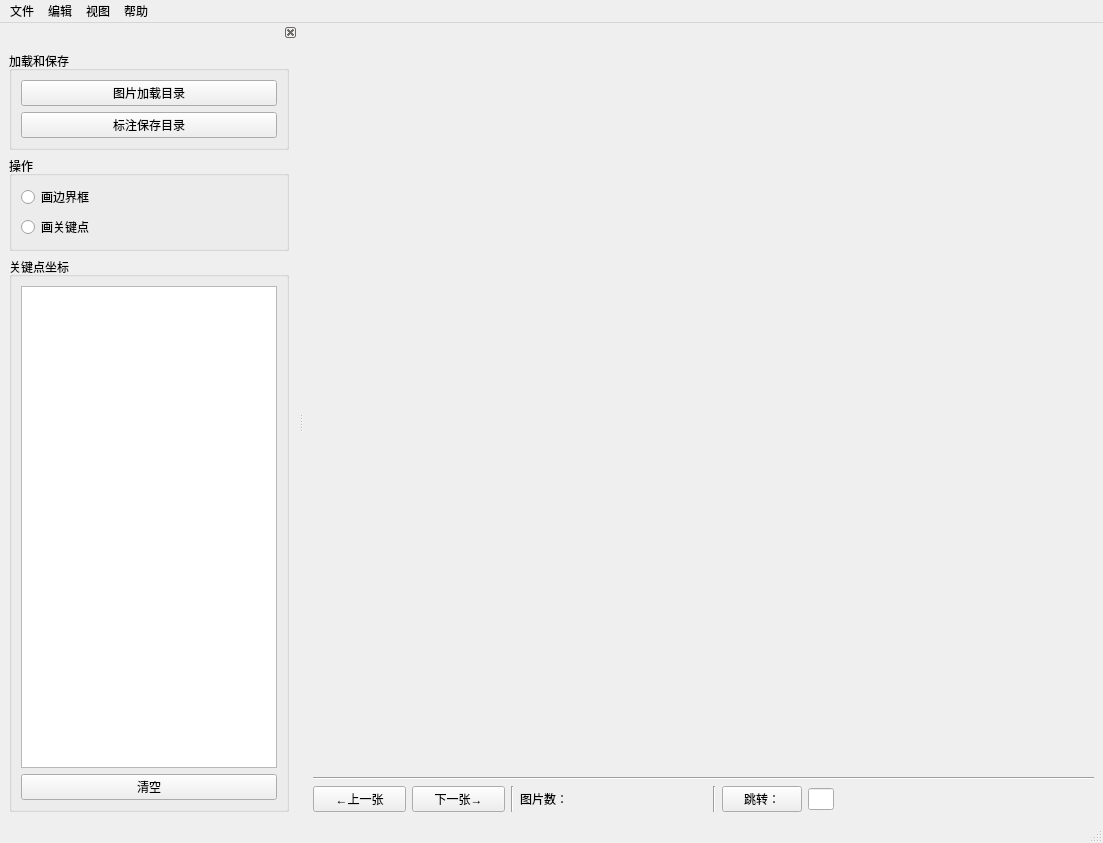
<?xml version="1.0" encoding="UTF-8"?>
<ui version="4.0">
 <class>MainWindow</class>
 <widget class="QMainWindow" name="MainWindow">
  <property name="geometry">
   <rect>
    <x>0</x>
    <y>0</y>
    <width>1103</width>
    <height>843</height>
   </rect>
  </property>
  <property name="windowTitle">
   <string>MainWindow</string>
  </property>
  <property name="animated">
   <bool>true</bool>
  </property>
  <widget class="QWidget" name="centralwidget">
   <layout class="QHBoxLayout" name="horizontalLayout_4">
    <item>
     <layout class="QVBoxLayout" name="verticalLayout_8" stretch="10,0">
      <item>
       <widget class="QWidget" name="widget" native="true"/>
      </item>
      <item>
       <layout class="QVBoxLayout" name="verticalLayout_5">
        <item>
         <widget class="Line" name="line">
          <property name="orientation">
           <enum>Qt::Horizontal</enum>
          </property>
         </widget>
        </item>
        <item>
         <layout class="QHBoxLayout" name="horizontalLayout_3" stretch="1,1,0,2,0,4">
          <item>
           <widget class="QPushButton" name="preButton">
            <property name="text">
             <string>←上一张</string>
            </property>
           </widget>
          </item>
          <item>
           <widget class="QPushButton" name="nextButton">
            <property name="text">
             <string>下一张→</string>
            </property>
           </widget>
          </item>
          <item>
           <widget class="Line" name="line_2">
            <property name="orientation">
             <enum>Qt::Vertical</enum>
            </property>
           </widget>
          </item>
          <item>
           <widget class="QLabel" name="number_label">
            <property name="text">
             <string>图片数：     </string>
            </property>
           </widget>
          </item>
          <item>
           <widget class="Line" name="line_3">
            <property name="orientation">
             <enum>Qt::Vertical</enum>
            </property>
           </widget>
          </item>
          <item>
           <layout class="QHBoxLayout" name="horizontalLayout_2" stretch="1,1,10">
            <item>
             <widget class="QPushButton" name="goButton">
              <property name="text">
               <string>跳转：</string>
              </property>
             </widget>
            </item>
            <item>
             <widget class="QLineEdit" name="lineEdit">
              <property name="text">
               <string/>
              </property>
             </widget>
            </item>
            <item>
             <spacer name="horizontalSpacer">
              <property name="orientation">
               <enum>Qt::Horizontal</enum>
              </property>
              <property name="sizeHint" stdset="0">
               <size>
                <width>40</width>
                <height>20</height>
               </size>
              </property>
             </spacer>
            </item>
           </layout>
          </item>
         </layout>
        </item>
       </layout>
      </item>
     </layout>
    </item>
   </layout>
  </widget>
  <widget class="QMenuBar" name="menubar">
   <property name="geometry">
    <rect>
     <x>0</x>
     <y>0</y>
     <width>1103</width>
     <height>26</height>
    </rect>
   </property>
   <widget class="QMenu" name="file_menu">
    <property name="title">
     <string>文件</string>
    </property>
    <addaction name="actionOpen"/>
    <addaction name="separator"/>
    <addaction name="actionSave"/>
   </widget>
   <widget class="QMenu" name="edit_menu">
    <property name="title">
     <string>编辑</string>
    </property>
   </widget>
   <widget class="QMenu" name="view_menu">
    <property name="title">
     <string>视图</string>
    </property>
    <addaction name="actionOptionBar"/>
   </widget>
   <widget class="QMenu" name="help_menu">
    <property name="title">
     <string>帮助</string>
    </property>
   </widget>
   <addaction name="file_menu"/>
   <addaction name="edit_menu"/>
   <addaction name="view_menu"/>
   <addaction name="help_menu"/>
  </widget>
  <widget class="QDockWidget" name="dock_optionbar">
   <property name="contextMenuPolicy">
    <enum>Qt::DefaultContextMenu</enum>
   </property>
   <property name="floating">
    <bool>false</bool>
   </property>
   <property name="features">
    <set>QDockWidget::DockWidgetClosable|QDockWidget::DockWidgetMovable</set>
   </property>
   <property name="allowedAreas">
    <set>Qt::LeftDockWidgetArea|Qt::RightDockWidgetArea</set>
   </property>
   <property name="windowTitle">
    <string extracomment="初始操作栏"/>
   </property>
   <attribute name="dockWidgetArea">
    <number>1</number>
   </attribute>
   <widget class="QWidget" name="dockWidgetContents_3">
    <layout class="QVBoxLayout" name="verticalLayout_4">
     <item>
      <widget class="QGroupBox" name="GBload_save">
       <property name="title">
        <string>加载和保存</string>
       </property>
       <layout class="QVBoxLayout" name="verticalLayout_3">
        <item>
         <widget class="QPushButton" name="loadButton">
          <property name="text">
           <string>图片加载目录</string>
          </property>
         </widget>
        </item>
        <item>
         <widget class="QPushButton" name="saveButton">
          <property name="text">
           <string>标注保存目录</string>
          </property>
         </widget>
        </item>
       </layout>
      </widget>
     </item>
     <item>
      <widget class="QGroupBox" name="GBopt">
       <property name="title">
        <string>操作</string>
       </property>
       <layout class="QVBoxLayout" name="verticalLayout_2">
        <item>
         <widget class="QRadioButton" name="bbox_radioButton">
          <property name="text">
           <string>画边界框</string>
          </property>
         </widget>
        </item>
        <item>
         <widget class="QRadioButton" name="kps_radioButton">
          <property name="text">
           <string>画关键点</string>
          </property>
         </widget>
        </item>
       </layout>
      </widget>
     </item>
     <item>
      <widget class="QGroupBox" name="GBkps">
       <property name="title">
        <string>关键点坐标</string>
       </property>
       <layout class="QVBoxLayout" name="verticalLayout">
        <item>
         <widget class="QListWidget" name="listWidget"/>
        </item>
        <item>
         <widget class="QPushButton" name="clearButton">
          <property name="text">
           <string>清空</string>
          </property>
         </widget>
        </item>
       </layout>
      </widget>
     </item>
    </layout>
   </widget>
  </widget>
  <widget class="QStatusBar" name="statusbar"/>
  <action name="actionOpen">
   <property name="checked">
    <bool>false</bool>
   </property>
   <property name="text">
    <string>OpenDir</string>
   </property>
   <property name="shortcut">
    <string>Ctrl+O</string>
   </property>
  </action>
  <action name="actionSave">
   <property name="checked">
    <bool>false</bool>
   </property>
   <property name="text">
    <string>SaveDir</string>
   </property>
   <property name="shortcut">
    <string>Ctrl+S</string>
   </property>
  </action>
  <action name="actionOptionBar">
   <property name="checkable">
    <bool>true</bool>
   </property>
   <property name="checked">
    <bool>true</bool>
   </property>
   <property name="text">
    <string>OptionBar</string>
   </property>
   <property name="toolTip">
    <string>&lt;html&gt;&lt;head/&gt;&lt;body&gt;&lt;p&gt;打开操作栏&lt;/p&gt;&lt;/body&gt;&lt;/html&gt;</string>
   </property>
   <property name="shortcut">
    <string>Ctrl+Q</string>
   </property>
  </action>
 </widget>
 <resources/>
 <connections>
  <connection>
   <sender>actionOptionBar</sender>
   <signal>toggled(bool)</signal>
   <receiver>dock_optionbar</receiver>
   <slot>setVisible(bool)</slot>
   <hints>
    <hint type="sourcelabel">
     <x>-1</x>
     <y>-1</y>
    </hint>
    <hint type="destinationlabel">
     <x>150</x>
     <y>421</y>
    </hint>
   </hints>
  </connection>
  <connection>
   <sender>actionOpen</sender>
   <signal>triggered()</signal>
   <receiver>loadButton</receiver>
   <slot>click()</slot>
   <hints>
    <hint type="sourcelabel">
     <x>-1</x>
     <y>-1</y>
    </hint>
    <hint type="destinationlabel">
     <x>150</x>
     <y>102</y>
    </hint>
   </hints>
  </connection>
  <connection>
   <sender>actionSave</sender>
   <signal>triggered()</signal>
   <receiver>saveButton</receiver>
   <slot>click()</slot>
   <hints>
    <hint type="sourcelabel">
     <x>-1</x>
     <y>-1</y>
    </hint>
    <hint type="destinationlabel">
     <x>150</x>
     <y>137</y>
    </hint>
   </hints>
  </connection>
  <connection>
   <sender>dock_optionbar</sender>
   <signal>visibilityChanged(bool)</signal>
   <receiver>actionOptionBar</receiver>
   <slot>setChecked(bool)</slot>
   <hints>
    <hint type="sourcelabel">
     <x>150</x>
     <y>421</y>
    </hint>
    <hint type="destinationlabel">
     <x>-1</x>
     <y>-1</y>
    </hint>
   </hints>
  </connection>
 </connections>
</ui>
